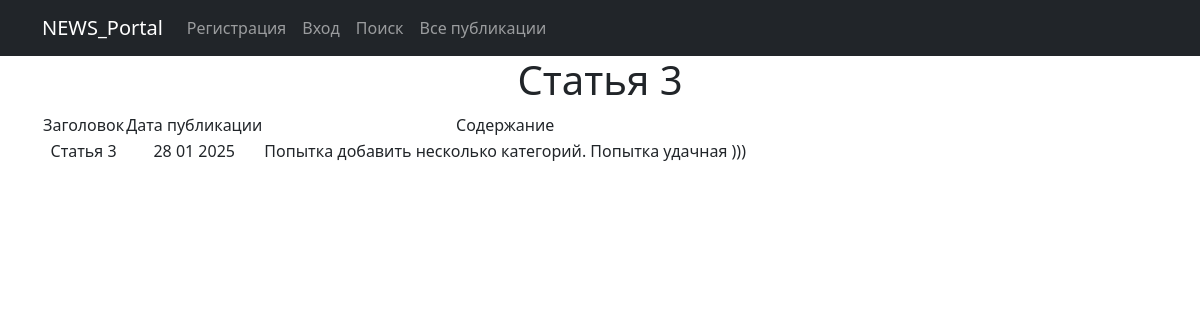
Page /post/83/ on the committed database.
### new_portal/models.py (models this page shows, shortened)
class Post(models.Model):
    author = models.ForeignKey(Author, on_delete=models.CASCADE)  # 'связь один ко многим' с моделью Author
    choice_type = models.CharField(max_length=2, choices=POST_TYPE_CHOICES, default='AR')  # Выбор типа сообщения
    time_in = models.DateTimeField(auto_now_add=True)  # автоматическое добавление даты и времени при создании поста
    categories = models.ManyToManyField(Category, through='PostCategory')  # 'связь многие ко многим' через PostCategory
    title = models.CharField(max_length=128)
    content = models.TextField()
    rating = models.IntegerField(default=0)

### new_portal/views.py (the view)
# urls.py: path('<int:pk>/', PostDetail.as_view(), name='post_detail'),
class PostDetail(DetailView):
    model = Post
    template_name = 'post_id.html'
    context_object_name = 'post_id'                            # имя для обращения в шаблоне

### new_portal/templatetags/censor_filters.py (called while the page is built)
@register.filter()  # декоратор, регистрирует функцию как фильтр (для применения его в шаблонах)
def censor(text):
    for el in BAD_WORDS:  # перебор списка слов и замена на *, при совпадении
        pattern = re.compile(r'\b{}\b'.format(el), re.IGNORECASE)
        censored_word = el[0] + '*' * (len(el) - 1)
        text = re.sub(pattern, censored_word, text)
    return text

### new_portal/templates/post_id.html (shortened to what this page needs)
{% extends 'flatpages/default.html' %}
{% load censor_filters %}
{% block content %}
<h1>{{ post_id.title }}</h1>
{% if post_id %}
        <table>
            <tr>
                <td>Заголовок</td>
                <td>Дата публикации</td>
                <td>Содержание</td>
            </tr>
            <tr>
                <td>{{ post_id.title|censor }}</td>
                <td>{{ post_id.time_in|date:'d m Y' }}</td>
                <td>{{ post_id.content|censor}}</td>
            </tr>
        </table>
{% endif %}
{% endblock content %}

### rows in the picture
Post: title "Статья 3", title|censor "Статья 3", time_in "28 01 2025", content|censor "Попытка добавить несколько категорий. Попытка удачная )))"
